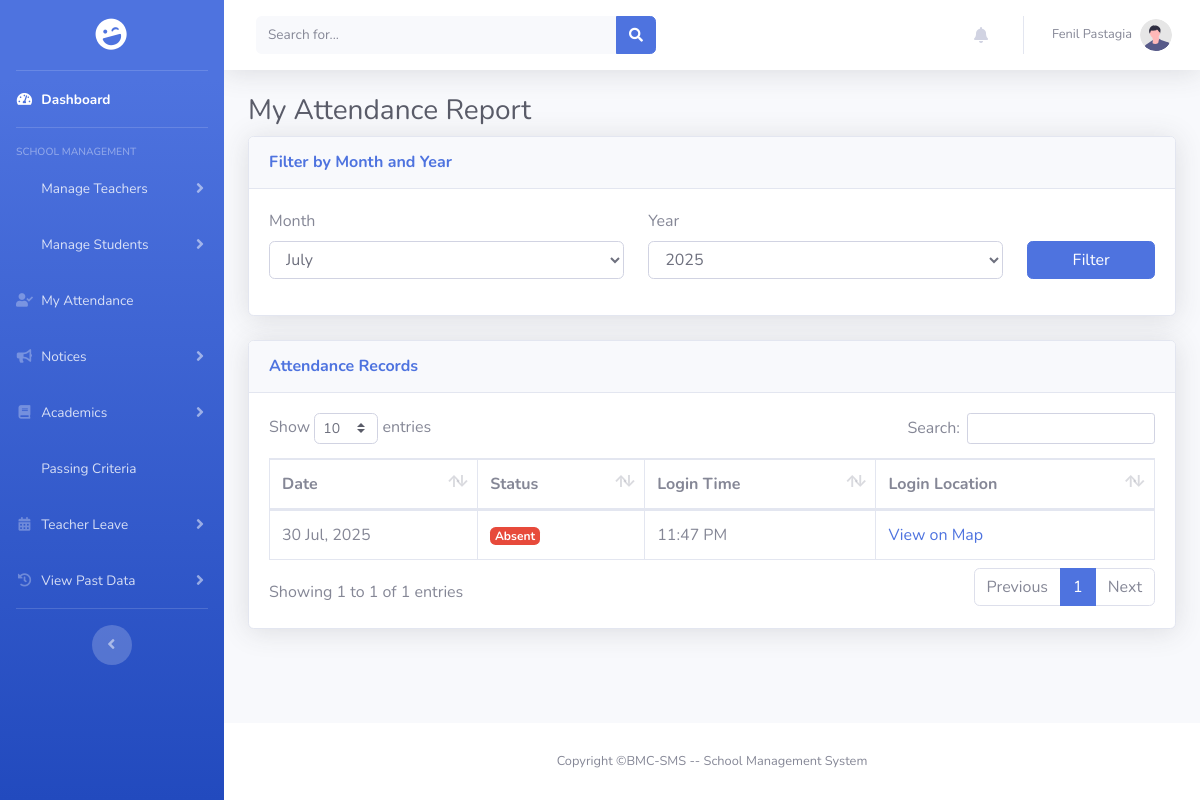
/pages/principal/view_my_attendance.php (signed in), run on an earlier commit of the app's database.
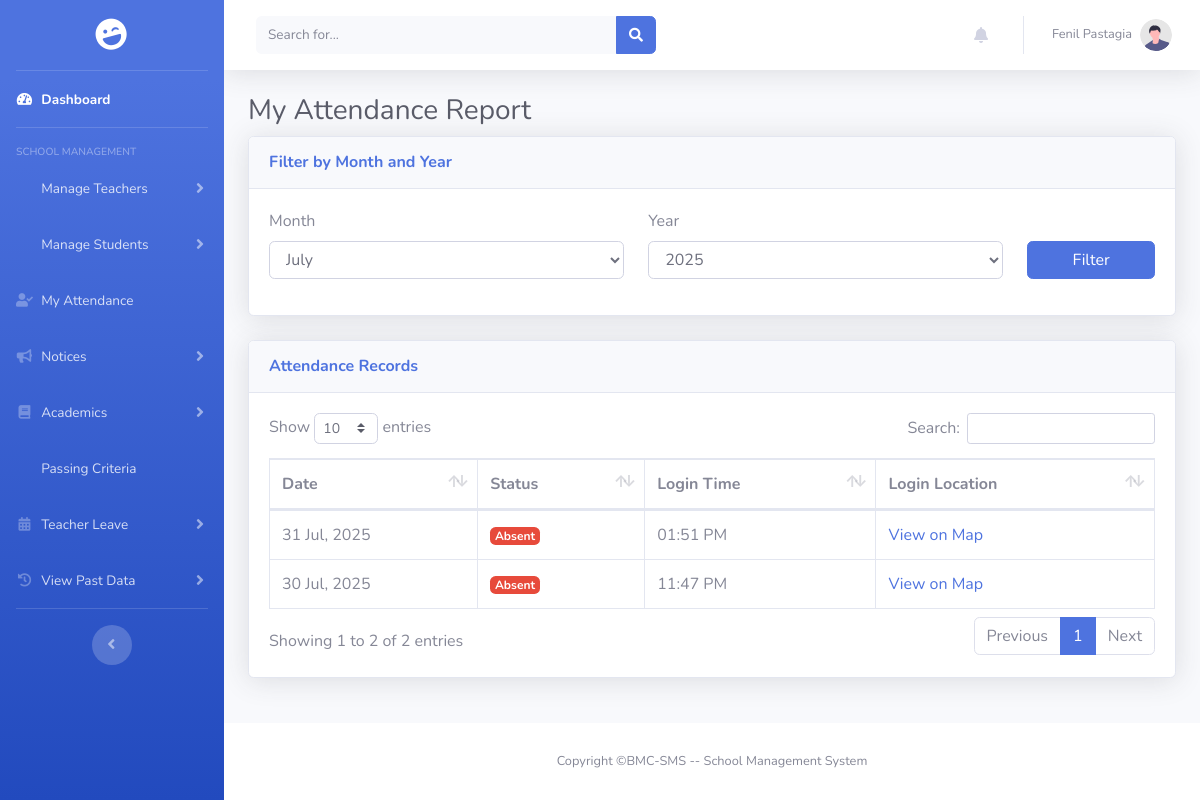
And on a later commit of the database.
### tables this page shows
CREATE TABLE `principal_attendance` (
  `id` int(11) NOT NULL,
  `principal_id` int(11) NOT NULL,
  `school_id` int(11) NOT NULL,
  `attendance_date` date NOT NULL,
  `status` enum('Present','Absent') NOT NULL,
  `login_latitude` decimal(10,8) DEFAULT NULL,
  `login_longitude` decimal(11,8) DEFAULT NULL,
  `login_time` time NOT NULL,
  `updated_at` timestamp NOT NULL DEFAULT current_timestamp() ON UPDATE current_timestamp()
);

### encryption.php (called while the page is built, shortened)
<?php
function decrypt_id($encrypted)
{
    return openssl_decrypt($encrypted, ENCRYPTION_METHOD, ENCRYPTION_KEY, 0, ENCRYPTION_IV);
}

### pages/principal/view_my_attendance.php (the view, shortened to what this page needs)
<?php
include_once $_SERVER['DOCUMENT_ROOT'] . '/BMC-SMS/includes/connect.php';
include_once $_SERVER['DOCUMENT_ROOT'] . '/BMC-SMS/encryption.php';
$principal_id = decrypt_id($_COOKIE['encrypted_user_id']);
$selected_month = $_GET['month'] ?? date('m');
$selected_year = $_GET['year'] ?? date('Y');
$query = "
    SELECT
        pa.attendance_date,
        pa.status,
        pa.login_time,
        pa.login_latitude,
        pa.login_longitude
    FROM principal_attendance pa
    WHERE pa.principal_id = ?
      AND MONTH(pa.attendance_date) = ?
      AND YEAR(pa.attendance_date) = ?
    ORDER BY pa.attendance_date DESC
";
$stmt = mysqli_prepare($conn, $query);
mysqli_stmt_bind_param($stmt, "iii", $principal_id, $selected_month, $selected_year);
mysqli_stmt_execute($stmt);
$result = mysqli_stmt_get_result($stmt);
$attendance_records = mysqli_fetch_all($result, MYSQLI_ASSOC);
$page_title = "My Attendance Report";
?>
<!DOCTYPE html>
<html lang="en">
<head>
    <link href="/BMC-SMS/assets/vendor/fontawesome-free/css/all.min.css" rel="stylesheet" type="text/css">
    <link href="/BMC-SMS/assets/css/sb-admin-2.min.css" rel="stylesheet">
    <link href="/BMC-SMS/assets/vendor/datatables/dataTables.bootstrap4.min.css" rel="stylesheet">
    <link href="../assets/vendor/fontawesome-free/css/all.min.css" rel="stylesheet" type="text/css">
</head>
<body id="page-top">
    <div id="wrapper">
        <?php include_once $_SERVER['DOCUMENT_ROOT'] . '/BMC-SMS/includes/sidebar.php'; ?>
        <div id="content-wrapper" class="d-flex flex-column">
            <div id="content">
                <?php include_once $_SERVER['DOCUMENT_ROOT'] . '/BMC-SMS/includes/header.php'; ?>
                <div class="container-fluid">
                    <h1 class="h3 mb-2 text-gray-800"><?php echo htmlspecialchars($page_title); ?></h1>
                    <div class="card shadow mb-4">
                        <div class="card-header py-3">
                            <h6 class="m-0 font-weight-bold text-primary">Filter by Month and Year</h6>
                        </div>
                        <div class="card-body">
                            <form method="GET" action="">
                                <div class="row">
                                    <div class="col-md-5">
                                        <div class="form-group">
                                            <label for="month">Month</label>
                                            <select name="month" id="month" class="form-control">
                                                <?php for ($m = 1; $m <= 12; $m++): ?>
                                                <option value="<?php echo $m; ?>" <?php echo ($selected_month == $m) ? 'selected' : ''; ?>>
                                                    <?php echo date('F', mktime(0, 0, 0, $m, 10)); ?>
                                                </option>
                                                <?php endfor; ?>
                                            </select>
                                        </div>
                                    </div>
                                    <div class="col-md-5">
                                        <div class="form-group">
                                            <label for="year">Year</label>
                                            <select name="year" id="year" class="form-control">
                                                <?php for ($y = date('Y'); $y >= date('Y') - 5; $y--): ?>
                                                <option value="<?php echo $y; ?>" <?php echo ($selected_year == $y) ? 'selected' : ''; ?>>
                                                    <?php echo $y; ?>
                                                </option>
                                                <?php endfor; ?>
                                            </select>
                                        </div>
                                    </div>
                                    <div class="col-md-2">
                                        <div class="form-group">
<label>&nbsp;</label>
                                            <button type="submit" class="btn btn-primary btn-block">Filter</button>
                                        </div>
                                    </div>
                                </div>
                            </form>
                        </div>
                    </div>
                    <div class="card shadow mb-4">
                        <div class="card-header py-3">
                            <h6 class="m-0 font-weight-bold text-primary">Attendance Records</h6>
                        </div>
                        <div class="card-body">
                            <div class="table-responsive">
                                <table class="table table-bordered" id="dataTable" width="100%" cellspacing="0">
                                    <thead>
                                        <tr>
                                            <th>Date</th>
                                            <th>Status</th>
                                            <th>Login Time</th>
                                            <th>Login Location</th>
                                        </tr>
                                    </thead>
                                    <tbody>
                                        <?php if (empty($attendance_records)): ?>
                                        <tr>
                                            <td colspan="4" class="text-center">No attendance records found for the selected period.</td>
                                        </tr>
                                        <?php else: ?>
                                        <?php foreach ($attendance_records as $record): ?>
                                        <tr>
                                            <td><?php echo date('d M, Y', strtotime($record['attendance_date'])); ?></td>
                                            <td>
                                                <?php if ($record['status'] == 'Present'): ?>
                                                <span class="badge badge-success">Present</span>
                                                <?php else: ?>
                                                <span class="badge badge-danger">Absent</span>
                                                <?php endif; ?>
                                            </td>
                                            <td><?php echo $record['login_time'] ? date('h:i A', strtotime($record['login_time'])) : 'N/A'; ?></td>
                                            <td>
                                                <?php if ($record['login_latitude'] && $record['login_longitude']): ?>
                                                <a href="https://maps.google.com/?q=<?php echo htmlspecialchars($record['login_latitude']); ?>,<?php echo htmlspecialchars($record['login_longitude']); ?>" target="_blank">View on Map</a>
                                                <?php else: ?>
                                                N/A
                                                <?php endif; ?>
                                            </td>
                                        </tr>
                                        <?php endforeach; ?>
                                        <?php endif; ?>
                                    </tbody>
                                </table>
                            </div>
                        </div>
                    </div>
                </div>
            </div>
            <?php include_once $_SERVER['DOCUMENT_ROOT'] . '/BMC-SMS/includes/footer.php'; ?>
        </div>
    </div>
</body>
</html>

### includes/sidebar.php (shortened to what this page needs)
<?php
$role = null;
if (isset($_COOKIE['encrypted_user_role'])) {
    $role = decrypt_id($_COOKIE['encrypted_user_role']);
}
?>
<ul class="navbar-nav bg-gradient-primary sidebar sidebar-dark accordion" id="accordionSidebar">
    <a class="sidebar-brand d-flex align-items-center justify-content-center"
        href="<?php echo BASE_WEB_PATH; ?>dashboard.php">
        <div class="sidebar-brand-icon rotate-n-15">
            <i class="fas fa-laugh-wink"></i>
        </div>
    </a>
    <hr class="sidebar-divider my-0">
    <li class="nav-item active">
        <a class="nav-link" href="<?php echo BASE_WEB_PATH; ?>dashboard.php">
            <i class="fas fa-fw fa-tachometer-alt"></i>
            <span>Dashboard</span></a>
    </li>
    <hr class="sidebar-divider">
    <?php
    switch ($role) {
    ?>
        <?php
        case 'schooladmin':
        ?>
            <div class="sidebar-heading font-weight-semibold">School Management</div>
            <li class="nav-item">
                <a class="nav-link collapsed" href="#" data-toggle="collapse" data-target="#collapseTeacher">
                    <span>Manage Teachers</span>
                </a>
            </li>
            <li class="nav-item">
                <a class="nav-link collapsed" href="#" data-toggle="collapse" data-target="#collapseStudent">
                    <span>Manage Students</span>
                </a>
            </li>
            <li class="nav-item">
    <a class="nav-link" href="<?php echo BASE_WEB_PATH; ?>pages/principal/view_my_attendance.php">
        <i class="fas fa-fw fa-user-check"></i>
        <span>My Attendance</span>
    </a>
</li>
            <li class="nav-item">
                <a class="nav-link collapsed" href="#" data-toggle="collapse" data-target="#collapseNotices">
                    <i class="fas fa-fw fa-bullhorn"></i>
                    <span>Notices</span>
                </a>
            </li>
            <li class="nav-item">
                <a class="nav-link collapsed" href="#" data-toggle="collapse" data-target="#collapseAcademics">
                    <i class="fas fa-fw fa-book"></i>
                    <span>Academics</span>
                </a>
            </li>
            <li class="nav-item">
                <a class="nav-link" href="<?php echo BASE_WEB_PATH; ?>pages/principal/school_settings.php">
                    <span>Passing Criteria</span>
                </a>
            </li>
            <li class="nav-item">
                <a class="nav-link collapsed" href="#" data-toggle="collapse" data-target="#collapseLeaveManagement">
                    <i class="fas fa-fw fa-calendar-alt"></i>
                    <span>Teacher Leave</span>
                </a>
            </li>
            <li class="nav-item">
                <a class="nav-link collapsed" href="#" data-toggle="collapse" data-target="#collapsePastData">
                    <i class="fas fa-fw fa-history"></i>
                    <span>View Past Data</span>
                </a>
            </li>
        <?php
            break;
        ?>
    <?php
    }
    ?>
    <hr class="sidebar-divider d-none d-md-block">
    <div class="text-center d-none d-md-inline">
        <button class="rounded-circle border-0" id="sidebarToggle"></button>
    </div>
</ul>

### includes/header.php (shortened to what this page needs)
<?php
include_once $_SERVER['DOCUMENT_ROOT'] . '/BMC-SMS/encryption.php';
$userName = 'Guest';
$userProfileImage = BASE_WEB_PATH . 'assets/images/undraw_profile.svg';
$isLoggedIn = false;
if (isset($_COOKIE['encrypted_user_role'])) {
    $isLoggedIn = true;
    $user_role = decrypt_id($_COOKIE['encrypted_user_role']);
    if ($user_role === 'bmc') {
        $userName = 'BMC Admin';
    } else {
        if (isset($_COOKIE['encrypted_user_name'])) {
            $userName = decrypt_id($_COOKIE['encrypted_user_name']);
        }
    }
}
?>
<nav class="navbar navbar-expand navbar-light bg-white topbar mb-4 static-top shadow">
    <form class="d-none d-sm-inline-block form-inline mr-auto ml-md-3 my-2 my-md-0 mw-100 navbar-search">
        <div class="input-group">
            <input type="text" class="form-control bg-light border-0 small" placeholder="Search for..."
                aria-label="Search" aria-describedby="basic-addon2">
            <div class="input-group-append">
                <button class="btn btn-primary" type="button">
                    <i class="fas fa-search fa-sm"></i>
                </button>
            </div>
        </div>
    </form>
    <ul class="navbar-nav ml-auto">
        <li class="nav-item dropdown no-arrow mx-1">
            <a class="nav-link dropdown-toggle" href="#" id="alertsDropdown" role="button" data-toggle="dropdown"
                aria-haspopup="true" aria-expanded="false">
                <i class="fas fa-bell fa-fw"></i>
            </a>
        </li>
        <?php if ($isLoggedIn): ?>
        <li class="nav-item dropdown no-arrow">
            <a class="nav-link dropdown-toggle" href="#" id="userDropdown" role="button" data-toggle="dropdown"
                aria-haspopup="true" aria-expanded="false">
                <span
                    class="mr-2 d-none d-lg-inline text-gray-600 small"><?php echo htmlspecialchars($userName); ?></span>
                <img class="img-profile rounded-circle" src="<?php echo htmlspecialchars($userProfileImage); ?>"
                    onerror="this.src='<?php echo BASE_WEB_PATH; ?>assets/images/undraw_profile.svg';" alt="Profile"
                    style="width: 32px; height: 32px; object-fit: cover;">
            </a>
        </li>
        <?php endif; ?>
    </ul>
</nav>

### includes/footer.php
<footer class="sticky-footer bg-white">
    <div class="container my-auto">
        <div class="copyright text-center my-auto">
            <span>Copyright &copy;BMC-SMS -- School Management System</span>
        </div>
    </div>
</footer>

What changed in the data, as far as the page shows it:
added principal_attendance: attendance_date "31 Jul, 2025", status "Absent", login_time "01:51 PM"
Also different on the page:
text written by a page script: "Show entries Search: Showing 1 to 1 of 1 entries Previous 1 Next" → "Show entries Search: Showing 1 to 2 of 2 entries Previous 1 Next"
